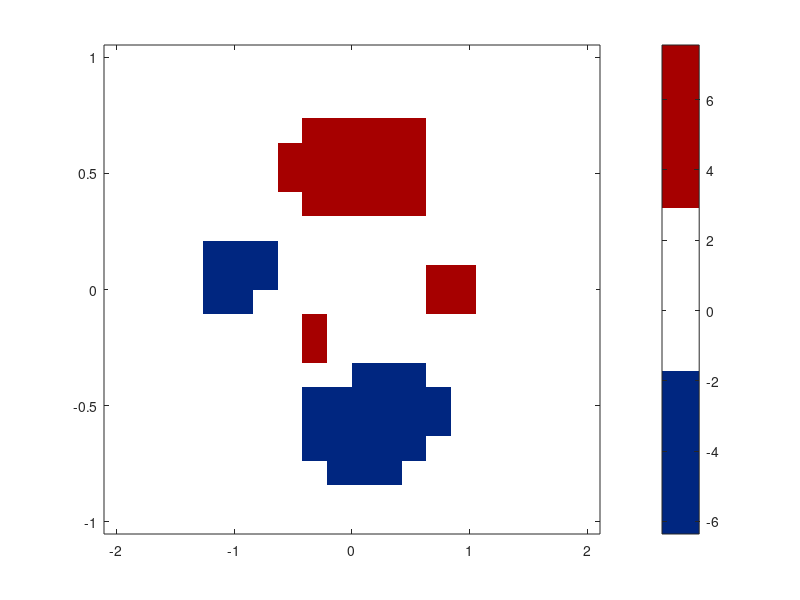

The MATLAB script that drew this image: (Note: this script raises an error after producing the figure.)
function result = runM33ImageSmokeTest(outputDirectory)
%RUNM33IMAGESMOKETEST Compile one compact hosted-CI image fixture.
    repositoryRoot = fileparts(fileparts(mfilename('fullpath')));
    if nargin < 1
        outputDirectory = fullfile(repositoryRoot, '.audit', 'm33-image-smoke');
    end
    addpath(fullfile(repositoryRoot, 'src'));
    if exist(outputDirectory, 'dir') == 7, rmdir(outputDirectory, 's'); end
    mkdir(outputDirectory);
    fig = figure('Visible', 'off'); cleanup = onCleanup(@() closeFigure(fig));
    ax = axes('Parent', fig);
    values = peaks(20); imagesc(ax, linspace(-2, 2, 20), linspace(-1, 1, 20), values);
    set(ax, 'YDir', 'normal'); colormap(ax, [0 0.15 0.5; 1 1 1; 0.65 0 0]);
    colorbar(ax);
    result = m2t.export(fig, fullfile(outputDirectory, 'heatmap'), ...
                        'Profile', 'publication');
    if ~(result.success && strcmp(result.status, 'success') && ...
            exist(result.pdfPath, 'file') == 2)
        error('M2T:M33ImageSmokeFailed', 'Hosted M3.3 image smoke export failed.');
    end
    clear cleanup;
end

function closeFigure(fig), if ishandle(fig), close(fig); end, end
